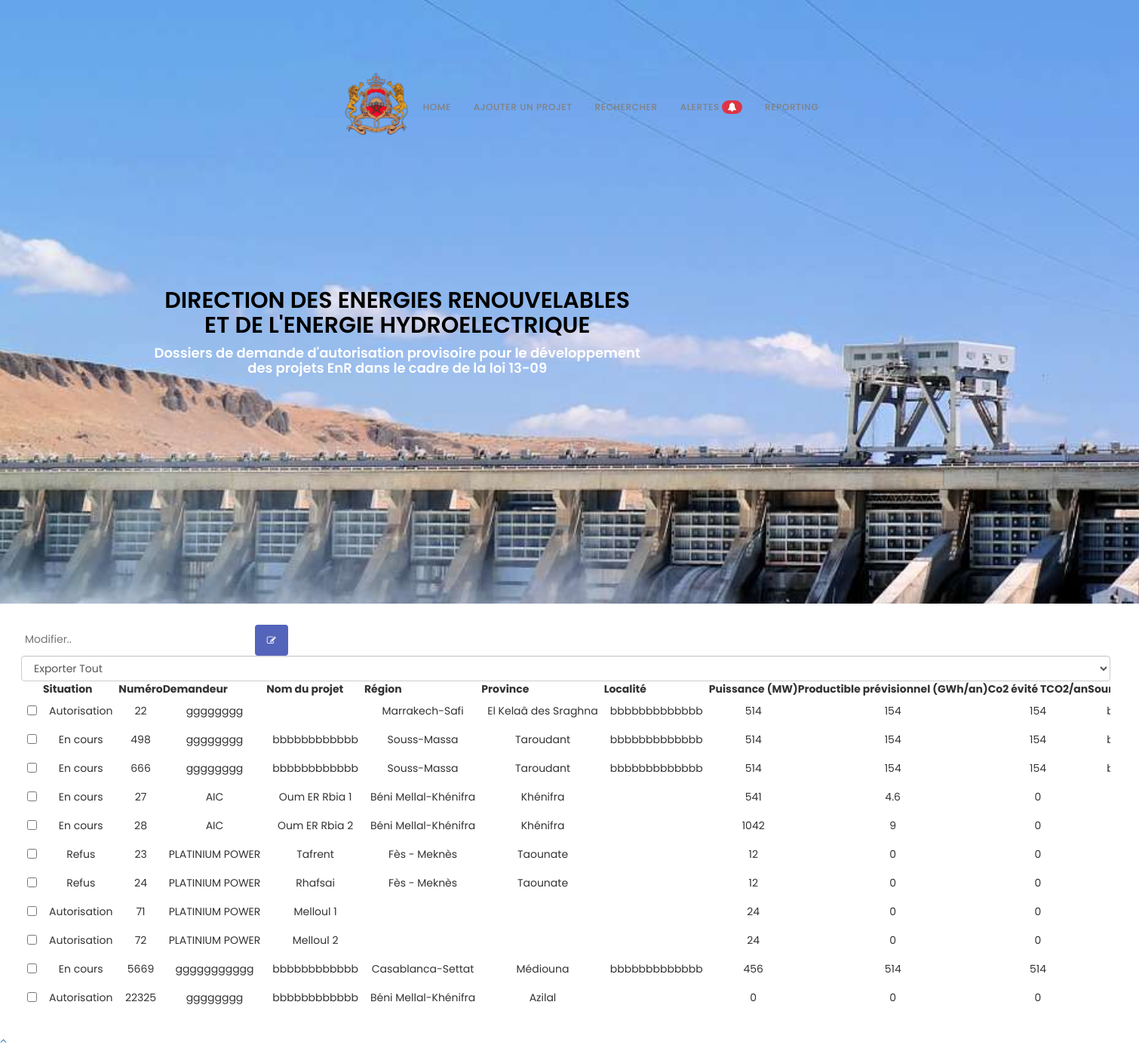
The app's page /hyd_search.php with its own data.
### tables this page shows
CREATE TABLE IF NOT EXISTS `energiehydroelectrique` (
  `Numero` int NOT NULL,
  `Demandeur` varchar(500) NOT NULL,
  `Nom du projet` varchar(500) NOT NULL,
  `Region` varchar(500) NOT NULL,
  `Province` varchar(500) NOT NULL,
  `Localite` varchar(500) NOT NULL,
  `Puissance` float NOT NULL,
  `Productible previsionnel` float NOT NULL,
  `Co2 evite TCO2/an` float NOT NULL,
  `Source energie` varchar(500) NOT NULL,
  `Coordonnees Geographique/Coordonnees Lambert` varchar(500) NOT NULL,
  `Investissement du projet` float NOT NULL,
  `Etat avancement` varchar(500) NOT NULL,
  `Depot a la DEREE` varchar(500) NOT NULL,
  `Envoi du dossier a l'ONEE` varchar(500) NOT NULL,
  `Reponse ONEE` varchar(500) NOT NULL,
  `Depot du complement du dossier par le developpeur` varchar(500) NOT NULL,
  `Envoi du complement du dossier a l'ONEE` varchar(500) NOT NULL,
  `Reponse ONEE en Cas Du 2 Complement` varchar(500) NOT NULL,
  `Depot du 2 complement du dossier par le developpeur` varchar(500) NOT NULL,
  `Envoi du 2 complement du dossier a l'ONEE` varchar(500) NOT NULL,
  `Reponse ONEE en Cas Du 3 Complement` varchar(500) NOT NULL,
  `Depot du 3 complement du dossier par le developpeur` varchar(500) NOT NULL,
  `Envoi du 3 complement du dossier a l'ONEE` varchar(500) NOT NULL,
  `Reponse ONEE en Cas Du 4 Complement` varchar(500) NOT NULL,
  `Depot du 4 complement du dossier par le developpeur` varchar(500) NOT NULL,
  `Envoi du 4 complement du dossier a l'ONEE` varchar(500) NOT NULL,
  `Avis de l'ONEE` varchar(500) NOT NULL,
  `Envoi du dossier au departement eau` varchar(500) NOT NULL,
  `Reponse Departement de l'eau` varchar(500) NOT NULL,
  `Depot du complement du dossier par le developpeur/ABH` varchar(500) NOT NULL,
  `Envoi du complement du dossier a l'ABH` varchar(500) NOT NULL,
  `Reponse Departement de l'eau en Cas Du 2 Complement` varchar(100) NOT NULL,
  `Depot du 2 complement du dossier par le developpeur/ABH` varchar(100) NOT NULL,
  `Envoi du 2 complement du dossier a l'ABH` varchar(100) NOT NULL,
  `Reponse Departement de l'eau en Cas Du 3 Complement` varchar(100) NOT NULL,
  `Depot du 3 complement du dossier par le developpeur/ABH` varchar(100) NOT NULL,
  `Envoi du 3 complement du dossier a l'ABH` varchar(100) NOT NULL,
  `Reponse Departement de l'eau en Cas Du 4 Complement` varchar(100) NOT NULL,
  `Depot du 4 complement du dossier par le developpeur/ABH` varchar(100) NOT NULL,
  `Envoi du 4 complement du dossier a l'ABH` varchar(100) NOT NULL,
  `Avis Agence Bassin` varchar(500) NOT NULL,
  `Avis MEME` varchar(500) NOT NULL,
  `Observations` varchar(500) NOT NULL,
  PRIMARY KEY (`Numero`)
);

### hyd_search.php (the view, shortened to what this page needs)
<!DOCTYPE html>
<html lang="en" >
<head>
  <link rel='stylesheet' href='https://maxcdn.bootstrapcdn.com/bootstrap/3.3.5/css/bootstrap.min.css'>
<link rel='stylesheet' href='https://cdnjs.cloudflare.com/ajax/libs/bootstrap-table/1.10.0/bootstrap-table.min.css'>
<link rel='stylesheet' href='https://rawgit.com/vitalets/x-editable/master/dist/bootstrap3-editable/css/bootstrap-editable.css'><link rel="stylesheet" href="./style.css">
<link rel="stylesheet" href="css/bootstrap.min.css">
    <link rel="stylesheet" href="css/animate.css">
    <link rel="stylesheet" href="css/font-awesome.min.css">
    <link rel="stylesheet" href="css/owl.theme.css">
    <link rel="stylesheet" href="css/owl.carousel.css">
	<link rel="stylesheet" href="css/hydr.css">
</head>
<body data-spy="scroll" data-offset="50" data-target=".navbar-collapse">
<div class="navbar navbar-fixed-top custom-navbar" role="navigation">
        <div class="container">
            <div class="navbar-header">
                <img src="images/roy.png">
            </div>
            <div class="collapse navbar-collapse">
            <ul class="nav navbar-nav navbar-right">
				<li><a href="home.php" class="smoothScroll">Home</a></li>
				<li><a href="EnergieHydro.php" class="smoothScroll">Ajouter Un Projet</a></li>
				<li><a href="#search" class="smoothScroll">Rechercher</a></li>
                <li> <a href="alertes_hyd.php"  class="smoothScroll">Alertes <span class="badge"><i class="fa fa-bell" aria-hidden="true"></i>
</span></a></li>
                <li><a href="report_hyd.php" class="smoothScroll">Reporting</a></li>
			</ul>
            </div>
        </div>
    </div>
<section id="intro" class="parallax-section">
        <div class="container">
            <div class="row">
            <div class="wow fadeInUp col-md-7 col-sm-7" data-wow-delay="0.6s" >
			<h2  style="text-align: center; color: black;">Direction des Energies Renouvelables et de l'energie hydroelectrique		</h2>
			<h4 >Dossiers de demande d'autorisation provisoire pour le développement des projets EnR dans le cadre de la loi 13-09</h4>
		</div>
            </div>
        </div>
    </section>
	<section id="search" class="parallax-section">
<div class="contain">
<div class="search-container" >
                 <form action="update_hyd.php" method="POST" >
                   <input type="text" placeholder="Modifier.." name="search"  required>
                     <button type="submit" class="btn" name="sus"><i class="fa fa-pencil-square-o"  aria-hidden="true"></i></button>
                         </form>
                     </div>
<div id="toolbar">
		<select class="form-control">
				<option value="all">Exporter Tout</option>
		</select>
</div>
<table id="table"
			 data-toggle="table"
			 data-search="true"
			 data-filter-control="true"
			 data-show-export="true"
			 data-click-to-select="true"
			 data-toolbar="#toolbar">
	<thead>
		<tr>
			<th  data-field="state" data-checkbox="true"></th>
			<th  data-filter-control="select" data-sortable="true">Situation</th>
			<th  data-filter-control="input" data-sortable="true">Numéro</th>
			<th  data-filter-control="input" data-sortable="true">Demandeur</th>
			<th  data-filter-control="input" data-sortable="true">Nom du projet</th>
			<th  data-filter-control="select" data-sortable="true">Région</th>
			<th  data-filter-control="select" data-sortable="true">Province</th>
			<th  data-filter-control="input" data-sortable="true">Localité</th>
			<th  data-filter-control="input" data-sortable="true">Puissance (MW)</th>
			<th  data-filter-control="input" data-sortable="true">Productible prévisionnel (GWh/an)</th>
			<th  data-filter-control="input" data-sortable="true">Co2 évité TCO2/an</th>
			<th  data-filter-control="input" data-sortable="true">Source Énergie</th>
		</tr>
	</thead>
	<tbody>
			<?php
	  require_once('db.php');
	  $sql="SELECT *  FROM `energiehydroelectrique`";
	  $result = mysqli_query($link,$sql);
	  if (mysqli_num_rows($result) > 0) {
		  while ($row = mysqli_fetch_assoc($result)) {
			  echo "<tr>";
			  echo '<td class="bs-checkbox "><input data-index="0" name="btSelectItem" type="checkbox"></td>';
			  if(strpos($row['Avis MEME'], 'refus') !== false)
			     {echo "<td>Refus</td>";}
			  else if(strpos($row['Avis MEME'], 'Autorisation') !== false)
			     {echo "<td>Autorisation</td>";}
			  else
			    {echo "<td>En cours</td>";}
			  echo "<td>" .$row['Numero']."</td>";
			  echo "<td>" .$row['Demandeur']."</td>";
			  echo "<td>" .$row['Nom du projet']."</td>";
			  echo "<td>" .$row['Region']."</td>";
			  echo "<td>" .$row['Province']."</td>";
			  echo "<td>" .$row['Localite']."</td>";
			  echo "<td>" .$row['Puissance']."</td>";
			  echo "<td>" .$row['Productible previsionnel']."</td>";
			  echo "<td>" .$row['Co2 evite TCO2/an']."</td>";
			  echo "<td>" .$row['Source energie']."</td>";
			  echo "</tr>";
		  }
	  }
	 ?>
	</tbody>
</table>
</div>
</section>
    <a href="#back-top" class="go-top"><i class="fa fa-angle-up"></i></a>
</body>
</html>

### style.css (style rules this page uses)
.contain { width: 1500px; padding: 2em; }

### css/hydr.css (style rules this page uses)
.btn { background-color: #5564bb; border: none; color: white; padding: 12px 16px; font-size: 12px; cursor: pointer; margin-left: 25px; }
.custom-navbar .nav li a .badge { background-color: #dc3545 !important; }
tbody>tr>td { margin: 0 20px; }
table { display: block; overflow-x: auto; white-space: nowrap; margin-left: auto; margin-right: auto; table-layout: fixed; }
#center .th, td { text-align: center; padding: 8px; }
body { background: #ffffff; font-family: 'Poppins', sans-serif; font-style: normal; font-weight: 400; }
h1,h2,h3,h4,h5,h6 { font-weight: 600; }
h2 { font-size: 30px; text-transform: uppercase; }
a { text-decoration: none !important; outline: none; }
.parallax-section { background-attachment: fixed !important; background-size: cover !important; }
.custom-navbar { margin-bottom: 0; background-color: #101010; }
.custom-navbar .nav li a { color: rgb(129, 129, 129); font-size: 12px; font-weight: 500; letter-spacing: 0.6px; text-transform: uppercase; line-height: 40px; transition: all 0.4s ease-in-out; }
@media (min-width:768px) { .custom-navbar { padding: 20px 0; border-bottom: 0; background: 0 0; } }
#intro { background: url('../images/hydro.jpg') 50% 0 repeat-y fixed; -webkit-background-size: cover; background-size: cover; background-position: center center; color: #ffffff; display: -webkit-box; display: -webkit-flex; display: -ms-flexbox; display: flex; -webkit-box-align: center; -webkit-align-items: center; -ms-flex-align: center; align-items: center; height: 100vh; text-align: center; }
* { box-sizing: border-box; font-family: "Poppins", sans-serif; }
input { border: none; outline: none; padding: 5px; }
select { padding: 5px; }
.container { margin-top: 70px; margin-left: 90px; width: 90%; display: flex; justify-content: center; align-items: center; }

### records on screen
energiehydroelectrique: Avis MEME "Autorisation", Numero "22", Demandeur "gggggggg", Region "Marrakech-Safi", Province "El Kelaâ des Sraghna", Localite "bbbbbbbbbbbbb", Puissance "514", Productible previsionnel "154", value "154"
energiehydroelectrique: Avis MEME "En cours", Numero "498", Demandeur "gggggggg", Nom du projet "bbbbbbbbbbbb", Region "Souss-Massa", Province "Taroudant", Localite "bbbbbbbbbbbbb", Puissance "514", Productible previsionnel "154", value "154"
energiehydroelectrique: Avis MEME "En cours", Numero "666", Demandeur "gggggggg", Nom du projet "bbbbbbbbbbbb", Region "Souss-Massa", Province "Taroudant", Localite "bbbbbbbbbbbbb", Puissance "514", Productible previsionnel "154", value "154"
energiehydroelectrique: Avis MEME "En cours", Numero "27", Demandeur "AIC", Nom du projet "Oum ER Rbia 1", Region "Béni Mellal-Khénifra", Province "Khénifra", Puissance "541", Productible previsionnel "4.6", value "0"
energiehydroelectrique: Avis MEME "En cours", Numero "28", Demandeur "AIC", Nom du projet "Oum ER Rbia 2", Region "Béni Mellal-Khénifra", Province "Khénifra", Puissance "1042", Productible previsionnel "9", value "0"
energiehydroelectrique: shows "Refus", Numero "23", Demandeur "PLATINIUM POWER", Nom du projet "Tafrent", Region "Fès - Meknès", Province "Taounate", Puissance "12", Productible previsionnel "0", value "0"
energiehydroelectrique: shows "Refus", Numero "24", Demandeur "PLATINIUM POWER", Nom du projet "Rhafsai", Region "Fès - Meknès", Province "Taounate", Puissance "12", Productible previsionnel "0", value "0"
energiehydroelectrique: shows "Autorisation", Numero "71", Demandeur "PLATINIUM POWER", Nom du projet "Melloul 1", Puissance "24", Productible previsionnel "0", value "0"
energiehydroelectrique: shows "Autorisation", Numero "72", Demandeur "PLATINIUM POWER", Nom du projet "Melloul 2", Puissance "24", Productible previsionnel "0", value "0"
energiehydroelectrique: Avis MEME "En cours", Numero "5669", Demandeur "ggggggggggg", Nom du projet "bbbbbbbbbbbb", Region "Casablanca-Settat", Province "Médiouna", Localite "bbbbbbbbbbbbb", Puissance "456", Productible previsionnel "514", value "514"
energiehydroelectrique: Avis MEME "Autorisation", Numero "22325", Demandeur "gggggggg", Nom du projet "bbbbbbbbbbbb", Region "Béni Mellal-Khénifra", Province "Azilal", Puissance "0", Productible previsionnel "0", value "0"
